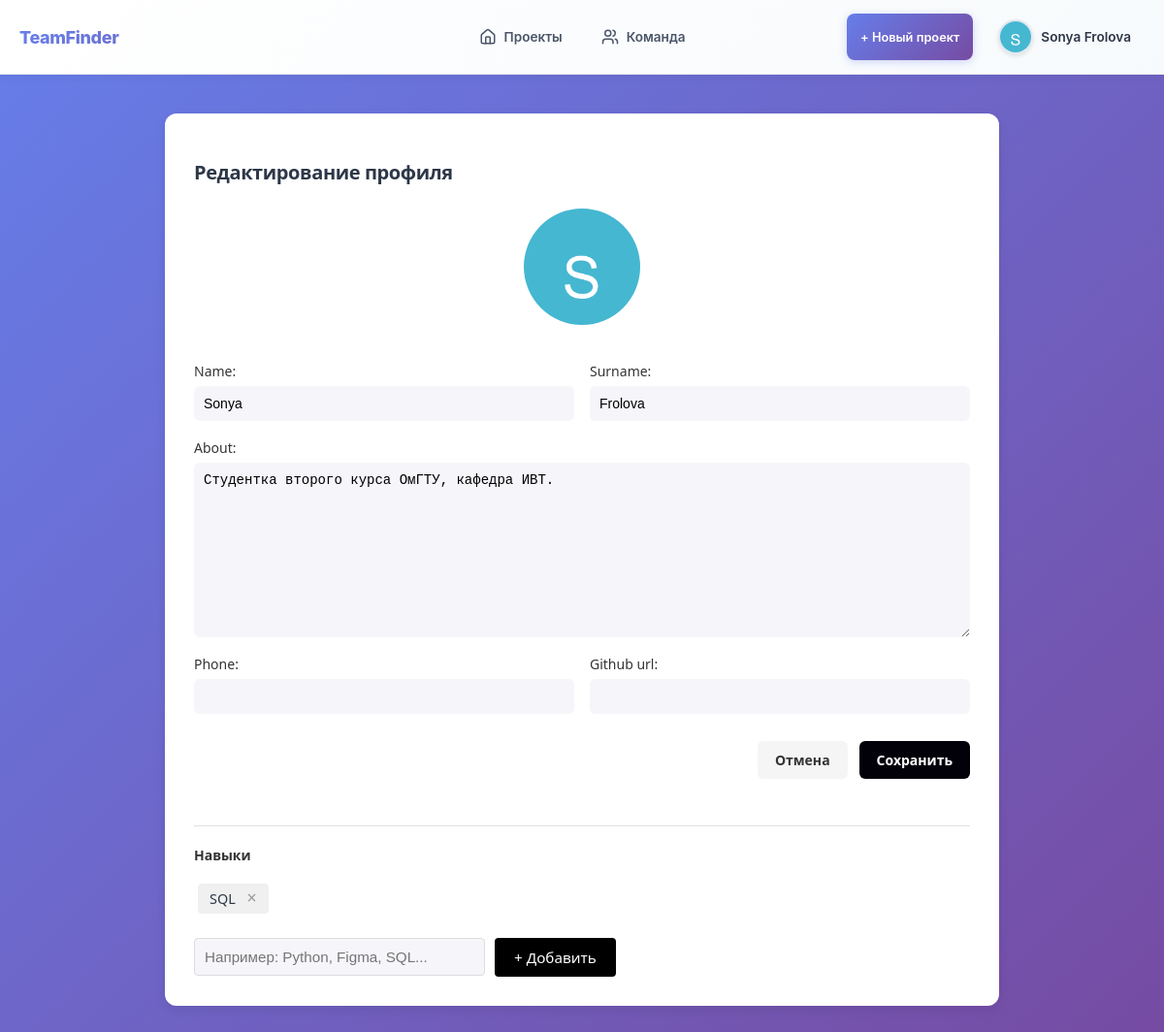
The app's page /users/1/edit/ (signed in), older data.
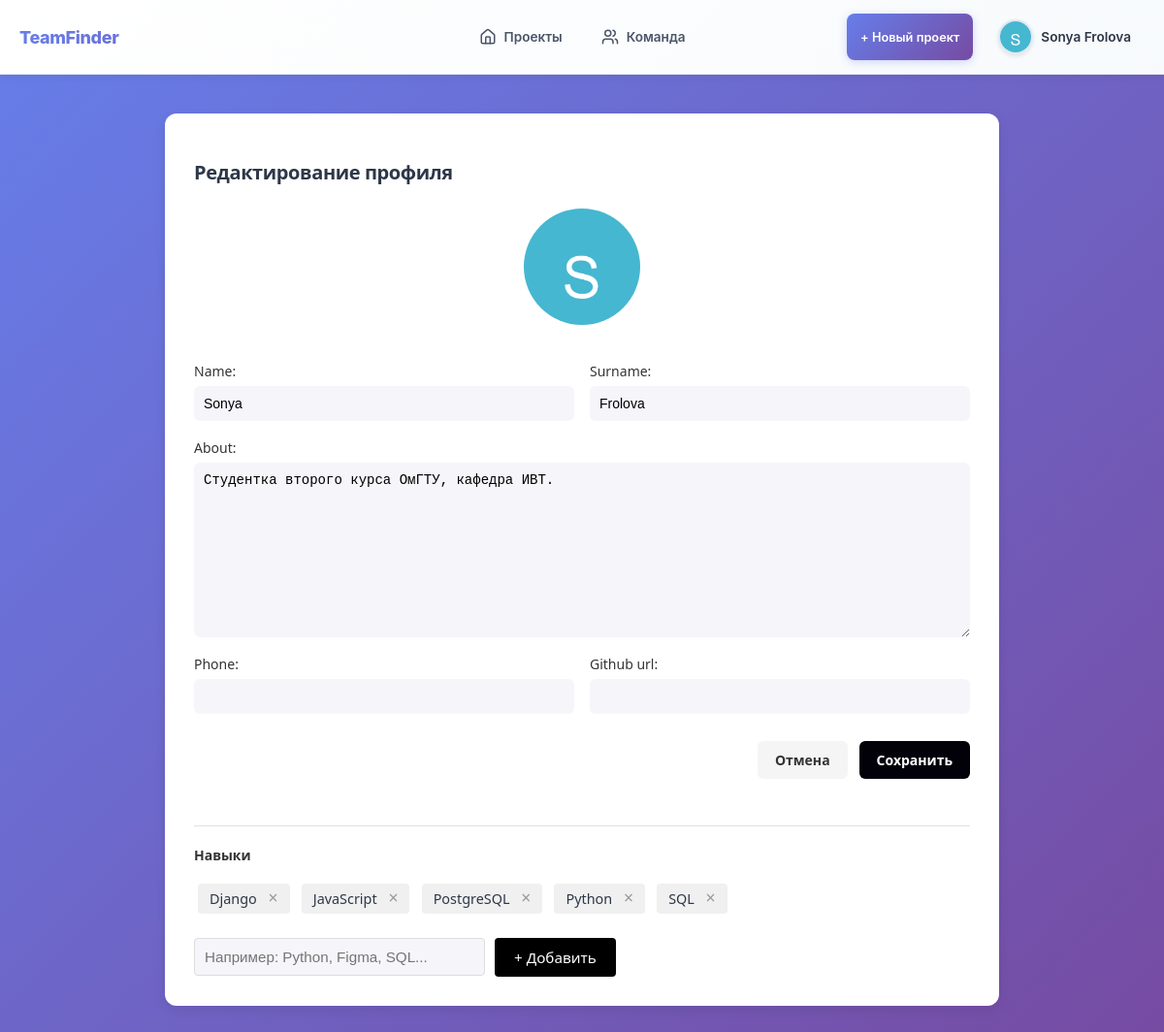
The same page, newer data.
### users/models.py (models this page shows, shortened)
class Skill(models.Model):
    name = models.CharField(max_length=124, unique=True)
    class Meta:
        verbose_name = "Навык"
        verbose_name_plural = "Навыки"
        ordering = ["name"]

### users/views.py (the view)
# urls.py: path("<int:user_id>/edit/", views.edit_profile, name="edit_profile"),
@login_required
def edit_profile(request, user_id):
    user = get_object_or_404(User, id=user_id)
    if request.user != user:
        return redirect("users:user_detail", user_id=user.id)
    if request.method == "POST":
        form = UserEditForm(request.POST, request.FILES, instance=user)
        if form.is_valid():
            form.save()
            return redirect("users:user_detail", user_id=user.id)
    else:
        form = UserEditForm(instance=user)
    return render(request, "users/edit_profile.html", {"form": form})

### users/forms.py (shortened to what this page needs)
class UserEditForm(forms.ModelForm):
    class Meta:
        model = User
        fields = ["name", "surname", "avatar", "about", "phone", "github_url"]

### templates/users/edit_profile.html (shortened to what this page needs)
{% extends 'base.html' %}
{% load static %}
{% block extra_css %}
<link rel="stylesheet" href="{% static 'css/auth.css' %}">
<link rel="stylesheet" href="{% static 'css/profile_edit.css' %}">
{% endblock %}
{% block content %}
<div class="profile-edit-container">
    <h2 class="form-title">Редактирование профиля</h2>
    <form method="post" enctype="multipart/form-data" class="profile-edit-form">
        <div class="avatar-upload">
            <div class="avatar-preview">
                {% if form.instance.avatar %}
                    <img src="{{ form.instance.avatar.url }}" alt="Аватар">
                {% else %}
                    <img src="{% static 'images/default-avatar.png' %}" alt="Аватар по умолчанию">
                {% endif %}
            </div>
        </div>
        <div class="form-row">
            <div class="form-field">
                {{ form.name.label_tag }}
                {{ form.name }}
            </div>
            <div class="form-field">
                {{ form.surname.label_tag }}
                {{ form.surname }}
            </div>
        </div>
        <div class="form-field">
            {{ form.about.label_tag }}
            {{ form.about }}
        </div>
        <div class="form-row">
            <div class="form-field">
                {{ form.phone.label_tag }}
                {{ form.phone }}
            </div>
            <div class="form-field">
                {{ form.github_url.label_tag }}
                {{ form.github_url }}
            </div>
        </div>
        <div class="form-actions">
            <a href="{% url 'users:user_detail' user.id %}" class="cancel-button">Отмена</a>
            <button type="submit" class="save-button">Сохранить</button>
        </div>
        <div class="form-field" style="margin-top: 30px; border-top: 1px solid #e0e0e0; padding-top: 20px;">
            <label style="display: block; margin-bottom: 10px; font-weight: 600; color: #333;">Навыки</label>
            <div id="skills-list" style="margin-bottom: 15px; min-height: 30px;">
                {% for skill in user.skills.all %}
                    <span class="skill-tag" style="display: inline-block; background: #f0f0f0; padding: 6px 12px; margin: 4px; border-radius: 4px; font-size: 0.9rem;">
                        {{ skill.name }}
                        <button type="button" class="skill-remove-btn"
                                data-skill-id="{{ skill.id }}"
                                style="margin-left: 8px; border: none; background: transparent; color: #999; cursor: pointer; font-size: 1.1rem; line-height: 1;"
                                title="Удалить">×</button>
                    </span>
                {% empty %}
                    <span class="text-muted" style="color: #999; font-size: 0.9rem;">Навыки пока не добавлены</span>
                {% endfor %}
            </div>
            <div style="display: flex; gap: 10px; align-items: center;">
                <input type="text" id="new-skill-input"
                       placeholder="Например: Python, Figma, SQL..."
                       style="flex: 1; max-width: 300px; padding: 10px; border: 1px solid #ddd; border-radius: 4px; font-size: 0.95rem;">
                <button type="button" id="add-skill-btn"
                        style="padding: 10px 20px; background: #000; color: white; border: none; border-radius: 4px; cursor: pointer; font-size: 0.95rem;">
                    + Добавить
                </button>
            </div>
        </div>
    </form>
</div>
{% endblock %}

Row changes from the older to the newer data that the page shows:
added Skill: name "Django"
added Skill: name "JavaScript"
added Skill: name "PostgreSQL"
added Skill: name "Python"
